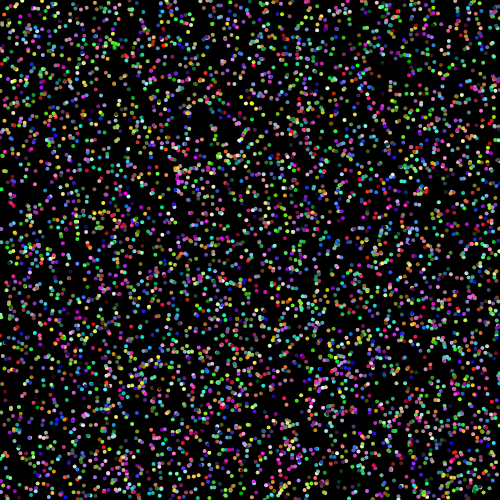
Frame 1 (no input)
Frame 60 (no input): identical to frame 1, image omitted
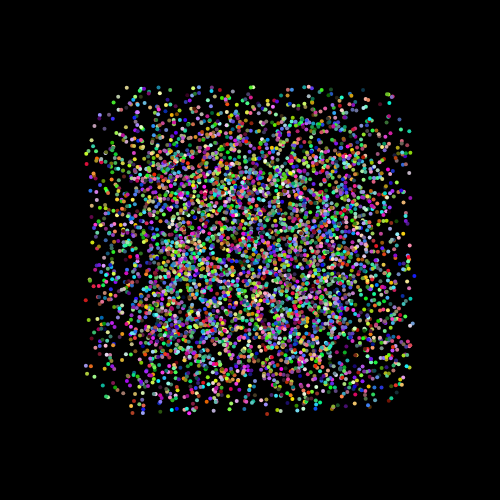
Frame 120 (the mouse pressed at the canvas centre since frame 60)

The p5.js sketch that drew these frames (run headless with seeded random() and noise() and a simulated clock; from frame 60 on, the mouse is pressed at the canvas centre):

// p5.js sketch
// ── sketch.js



 //order vs random!
 //how to interpolate beetween a free composition (random) and a circle shape (order)
  


var sketch = function(p) {

  var actRandomSeed = 0;
  var count = 5000;

  setup = function() {
    createCanvas(500,500);
    //setting ellipse/symbol as the cursor
    cursor(CROSS);
    noStroke();
    fill(random(255),random(255),random(255));
  };

  draw = function() {
    background(0);

    var faderX = mouseX / width;

    randomSeed(actRandomSeed);
    var angle = p.radians(360 / count);
    for (var i = 0; i < count; i++) {
      // positions
      var randomX = random(0,width);
      var randomY = random(0,height);
      var circleX = width / 2 + cos(angle * i) * 80;
      var circleY = height / 2 + sin(angle * i) * 80;

      //to calsucalte the numbers between two specified numbers
      var x = lerp(randomX,circleX,faderX);
      var y = lerp(randomY,circleY,faderX);

      
      //create the ellipse that form the shape
      fill(random(255),random(255),random(255));
      ellipse(x,y,4,4);
    }
  };


};

var myp5 = new p5(sketch);
